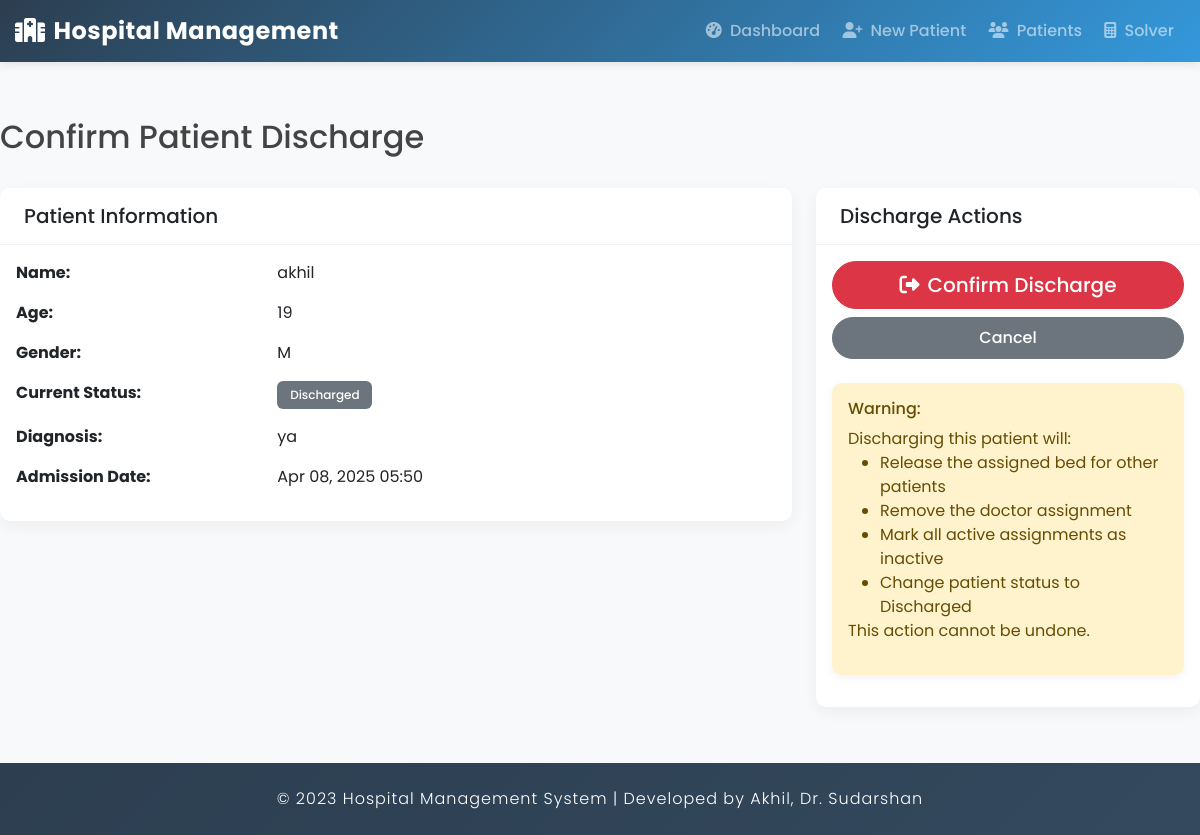
The page /patient/discharge/9/ on the database its author committed.
### hospital/models.py (models this page shows, shortened)
class Patient(models.Model):
    STATUS_CHOICES = [
        ('WAI', 'Waiting'),
        ('ADM', 'Admitted'),
        ('TRE', 'Under Treatment'),
        ('DIS', 'Discharged'),
    ]
    PRIORITY_CHOICES = [
        (1, 'Low'),
        (2, 'Medium'),
        (3, 'High'),
        (4, 'Critical'),
        (5, 'Emergency'),
    ]
    GENDER_CHOICES = [
        ('M', 'Male'),
        ('F', 'Female'),
        ('O', 'Other'),
    ]
    name = models.CharField(max_length=100)
    age = models.IntegerField(validators=[MinValueValidator(0), MaxValueValidator(150)])
    gender = models.CharField(max_length=1, choices=GENDER_CHOICES, default='M')
    admission_date = models.DateTimeField(auto_now_add=True)
    condition = models.TextField()
    diagnosis = models.TextField(blank=True)
    status = models.CharField(max_length=3, choices=STATUS_CHOICES, default='WAI')
    priority = models.IntegerField(choices=PRIORITY_CHOICES, default=1)
    expected_stay_days = models.IntegerField(validators=[MinValueValidator(1)], default=1)
    notes = models.TextField(blank=True)
    required_equipment = models.JSONField(default=list, blank=True)
    assigned_doctor = models.ForeignKey(Doctor, on_delete=models.SET_NULL, null=True, blank=True)
    assigned_bed = models.ForeignKey(Bed, on_delete=models.SET_NULL, null=True, blank=True)

### hospital/views.py (the view, shortened to what this page needs)
# urls.py: path('patient/discharge/<int:pk>/', views.patient_discharge, name='patient_discharge'),
def patient_discharge(request, pk):
    patient = get_object_or_404(Patient, pk=pk)
    return render(request, 'hospital/patient_discharge_confirm.html', {
        'patient': patient
    })

### hospital/templates/hospital/patient_discharge_confirm.html (shortened to what this page needs)
{% extends 'hospital/base.html' %}
{% block content %}
<div class="row mb-4">
    <div class="col-md-12">
        <h2>Confirm Patient Discharge</h2>
    </div>
</div>
<div class="row">
    <div class="col-md-8">
        <div class="card mb-4">
            <div class="card-header">
                <h5 class="card-title mb-0">Patient Information</h5>
            </div>
            <div class="card-body">
                <div class="row mb-3">
                    <div class="col-md-4 fw-bold">Name:</div>
                    <div class="col-md-8">{{ patient.name }}</div>
                </div>
                <div class="row mb-3">
                    <div class="col-md-4 fw-bold">Age:</div>
                    <div class="col-md-8">{{ patient.age }}</div>
                </div>
                <div class="row mb-3">
                    <div class="col-md-4 fw-bold">Gender:</div>
                    <div class="col-md-8">{{ patient.gender }}</div>
                </div>
                <div class="row mb-3">
                    <div class="col-md-4 fw-bold">Current Status:</div>
                    <div class="col-md-8">
                        <span class="badge bg-{% if patient.status == 'WAI' %}warning{% elif patient.status == 'ADM' %}success{% elif patient.status == 'TRE' %}info{% else %}secondary{% endif %}">
                            {{ patient.get_status_display }}
                        </span>
                    </div>
                </div>
                <div class="row mb-3">
                    <div class="col-md-4 fw-bold">Diagnosis:</div>
                    <div class="col-md-8">{{ patient.diagnosis }}</div>
                </div>
                <div class="row mb-3">
                    <div class="col-md-4 fw-bold">Admission Date:</div>
                    <div class="col-md-8">{{ patient.admission_date|date:"M d, Y H:i" }}</div>
                </div>
            </div>
        </div>
    </div>
    <div class="col-md-4">
        <div class="card">
            <div class="card-header">
                <h5 class="card-title mb-0">Discharge Actions</h5>
            </div>
            <div class="card-body">
                <form method="post">
                    <div class="d-grid gap-2">
                        <button type="submit" class="btn btn-danger btn-lg">
                            <i class="fas fa-sign-out-alt me-2"></i>Confirm Discharge
                        </button>
                        <a href="{% url 'hospital:patient_list' %}" class="btn btn-secondary">
                            Cancel
                        </a>
                    </div>
                </form>
                <div class="alert alert-warning mt-4">
                    <h6 class="alert-heading">Warning:</h6>
                    <p class="mb-0">
                        Discharging this patient will:
                        <ul class="mb-0">
                            <li>Release the assigned bed for other patients</li>
                            <li>Remove the doctor assignment</li>
                            <li>Mark all active assignments as inactive</li>
                            <li>Change patient status to Discharged</li>
                        </ul>
                        This action cannot be undone.
                    </p>
                </div>
            </div>
        </div>
    </div>
</div>
{% endblock %}

### hospital/templates/hospital/base.html (style rules this page uses)
:root { --primary-color: #2c3e50; --secondary-color: #3498db; --accent-color: #1abc9c; --light-color: #ecf0f1; --dark-color: #2c3e50; --danger-color: #e74c3c; --warning-color: #f39c12; --success-color: #27ae60; --info-color: #3498db; }
body { font-family: 'Poppins', sans-serif; background-color: #f8f9fa; color: #444; min-height: 100vh; display: flex; flex-direction: column; }
.card { border-radius: 10px; border: none; box-shadow: 0 5px 15px rgba(0, 0, 0, 0.05); transition: transform 0.3s, box-shadow 0.3s; margin-bottom: 1.5rem; overflow: hidden; }
.card-header { background-color: #fff; border-bottom: 1px solid rgba(0, 0, 0, 0.05); font-weight: 600; padding: 1rem 1.5rem; }
.btn { font-weight: 500; border-radius: 30px; padding: 0.5rem 1.5rem; transition: all 0.3s; }
.alert { border-radius: 10px; border: none; box-shadow: 0 3px 10px rgba(0, 0, 0, 0.05); }
.badge { padding: 0.5rem 0.8rem; font-weight: 500; border-radius: 6px; }

### rows shown on the page
Patient: name "akhil", age "19", gender "M", status "Discharged", diagnosis "ya", admission_date "Apr 08, 2025 05:50"
